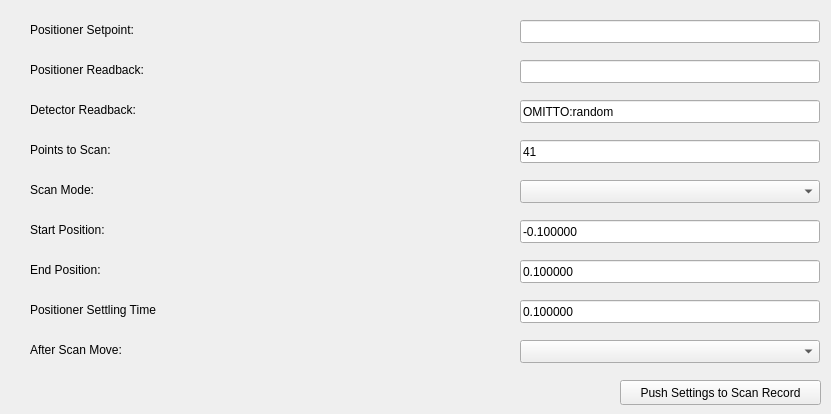
<?xml version="1.0" encoding="UTF-8"?>
<ui version="4.0">
 <class>Form</class>
 <widget class="QWidget" name="Form">
  <property name="geometry">
   <rect>
    <x>0</x>
    <y>0</y>
    <width>831</width>
    <height>414</height>
   </rect>
  </property>
  <property name="windowTitle">
   <string>Form</string>
  </property>
  <widget class="VCLStartPushButton" name="vclstartpushbutton">
   <property name="geometry">
    <rect>
     <x>620</x>
     <y>380</y>
     <width>201</width>
     <height>25</height>
    </rect>
   </property>
   <property name="text">
    <string>Push Settings to Scan Record</string>
   </property>
   <property name="variable" stdset="0">
    <string>MCTCFG01:MONO01_OPT_SCAN_PARMS.LOAD</string>
   </property>
  </widget>
  <widget class="QLabel" name="label">
   <property name="geometry">
    <rect>
     <x>30</x>
     <y>20</y>
     <width>151</width>
     <height>20</height>
    </rect>
   </property>
   <property name="text">
    <string>Positioner Setpoint:</string>
   </property>
  </widget>
  <widget class="QLabel" name="label_2">
   <property name="geometry">
    <rect>
     <x>30</x>
     <y>60</y>
     <width>141</width>
     <height>20</height>
    </rect>
   </property>
   <property name="text">
    <string>Positioner Readback:</string>
   </property>
  </widget>
  <widget class="QELineEdit" name="qelineedit">
   <property name="geometry">
    <rect>
     <x>520</x>
     <y>20</y>
     <width>300</width>
     <height>23</height>
    </rect>
   </property>
   <property name="variable" stdset="0">
    <string>MCTCFG01:MONO01_OPT_SCAN_PARMS.PPV</string>
   </property>
  </widget>
  <widget class="QELabel" name="qelabel">
   <property name="geometry">
    <rect>
     <x>200</x>
     <y>20</y>
     <width>300</width>
     <height>23</height>
    </rect>
   </property>
   <property name="variable" stdset="0">
    <string>MCTCFG01:MONO01_OPT_SCAN_PARMS.PPV</string>
   </property>
  </widget>
  <widget class="QELabel" name="qelabel_2">
   <property name="geometry">
    <rect>
     <x>200</x>
     <y>60</y>
     <width>300</width>
     <height>23</height>
    </rect>
   </property>
   <property name="variable" stdset="0">
    <string>MCTCFG01:MONO01_OPT_SCAN_PARMS.RPV</string>
   </property>
  </widget>
  <widget class="QELineEdit" name="qelineedit_2">
   <property name="geometry">
    <rect>
     <x>520</x>
     <y>60</y>
     <width>300</width>
     <height>23</height>
    </rect>
   </property>
   <property name="variable" stdset="0">
    <string>MCTCFG01:MONO01_OPT_SCAN_PARMS.RPV</string>
   </property>
  </widget>
  <widget class="QLabel" name="label_3">
   <property name="geometry">
    <rect>
     <x>30</x>
     <y>100</y>
     <width>141</width>
     <height>20</height>
    </rect>
   </property>
   <property name="text">
    <string>Detector Readback:</string>
   </property>
  </widget>
  <widget class="QELabel" name="qelabel_3">
   <property name="geometry">
    <rect>
     <x>200</x>
     <y>100</y>
     <width>300</width>
     <height>23</height>
    </rect>
   </property>
   <property name="variable" stdset="0">
    <string>MCTCFG01:MONO01_OPT_SCAN_PARMS.DPV</string>
   </property>
  </widget>
  <widget class="QELineEdit" name="qelineedit_3">
   <property name="geometry">
    <rect>
     <x>520</x>
     <y>100</y>
     <width>300</width>
     <height>23</height>
    </rect>
   </property>
   <property name="text">
    <string>OMITTO:random</string>
   </property>
   <property name="variable" stdset="0">
    <string>MCTCFG01:MONO01_OPT_SCAN_PARMS.DPV</string>
   </property>
  </widget>
  <widget class="QELineEdit" name="qelineedit_4">
   <property name="geometry">
    <rect>
     <x>520</x>
     <y>140</y>
     <width>300</width>
     <height>23</height>
    </rect>
   </property>
   <property name="text">
    <string>41</string>
   </property>
   <property name="variable" stdset="0">
    <string>MCTCFG01:MONO01_OPT_SCAN_PARMS.NP</string>
   </property>
  </widget>
  <widget class="QLabel" name="label_4">
   <property name="geometry">
    <rect>
     <x>30</x>
     <y>140</y>
     <width>141</width>
     <height>20</height>
    </rect>
   </property>
   <property name="text">
    <string>Points to Scan:</string>
   </property>
  </widget>
  <widget class="QELabel" name="qelabel_4">
   <property name="geometry">
    <rect>
     <x>200</x>
     <y>140</y>
     <width>300</width>
     <height>23</height>
    </rect>
   </property>
   <property name="variable" stdset="0">
    <string>MCTCFG01:MONO01_OPT_SCAN_PARMS.NP</string>
   </property>
  </widget>
  <widget class="QELabel" name="qelabel_5">
   <property name="geometry">
    <rect>
     <x>200</x>
     <y>180</y>
     <width>300</width>
     <height>23</height>
    </rect>
   </property>
   <property name="variable" stdset="0">
    <string>MCTCFG01:MONO01_OPT_SCAN_PARMS.AR</string>
   </property>
  </widget>
  <widget class="QLabel" name="label_5">
   <property name="geometry">
    <rect>
     <x>30</x>
     <y>180</y>
     <width>141</width>
     <height>20</height>
    </rect>
   </property>
   <property name="text">
    <string>Scan Mode:</string>
   </property>
  </widget>
  <widget class="QELineEdit" name="qelineedit_6">
   <property name="geometry">
    <rect>
     <x>520</x>
     <y>220</y>
     <width>300</width>
     <height>23</height>
    </rect>
   </property>
   <property name="text">
    <string>-0.100000</string>
   </property>
   <property name="variable" stdset="0">
    <string>MCTCFG01:MONO01_OPT_SCAN_PARMS.SP</string>
   </property>
  </widget>
  <widget class="QELabel" name="qelabel_6">
   <property name="geometry">
    <rect>
     <x>200</x>
     <y>220</y>
     <width>300</width>
     <height>23</height>
    </rect>
   </property>
   <property name="variable" stdset="0">
    <string>MCTCFG01:MONO01_OPT_SCAN_PARMS.SP</string>
   </property>
  </widget>
  <widget class="QLabel" name="label_6">
   <property name="geometry">
    <rect>
     <x>30</x>
     <y>220</y>
     <width>141</width>
     <height>20</height>
    </rect>
   </property>
   <property name="text">
    <string>Start Position:</string>
   </property>
  </widget>
  <widget class="QLabel" name="label_7">
   <property name="geometry">
    <rect>
     <x>30</x>
     <y>260</y>
     <width>141</width>
     <height>20</height>
    </rect>
   </property>
   <property name="text">
    <string>End Position:</string>
   </property>
  </widget>
  <widget class="QELineEdit" name="qelineedit_7">
   <property name="geometry">
    <rect>
     <x>520</x>
     <y>260</y>
     <width>300</width>
     <height>23</height>
    </rect>
   </property>
   <property name="text">
    <string>0.100000</string>
   </property>
   <property name="variable" stdset="0">
    <string>MCTCFG01:MONO01_OPT_SCAN_PARMS.EP</string>
   </property>
  </widget>
  <widget class="QELabel" name="qelabel_7">
   <property name="geometry">
    <rect>
     <x>200</x>
     <y>260</y>
     <width>300</width>
     <height>23</height>
    </rect>
   </property>
   <property name="variable" stdset="0">
    <string>MCTCFG01:MONO01_OPT_SCAN_PARMS.EP</string>
   </property>
  </widget>
  <widget class="QLabel" name="label_8">
   <property name="geometry">
    <rect>
     <x>30</x>
     <y>340</y>
     <width>141</width>
     <height>20</height>
    </rect>
   </property>
   <property name="text">
    <string>After Scan Move:</string>
   </property>
  </widget>
  <widget class="QELabel" name="qelabel_8">
   <property name="geometry">
    <rect>
     <x>200</x>
     <y>340</y>
     <width>300</width>
     <height>23</height>
    </rect>
   </property>
   <property name="variable" stdset="0">
    <string>MCTCFG01:MONO01_OPT_SCAN_PARMS.AFT</string>
   </property>
  </widget>
  <widget class="QEComboBox" name="qecombobox">
   <property name="geometry">
    <rect>
     <x>520</x>
     <y>340</y>
     <width>300</width>
     <height>23</height>
    </rect>
   </property>
   <property name="variable" stdset="0">
    <string>MCTCFG01:MONO01_OPT_SCAN_PARMS.AFT</string>
   </property>
  </widget>
  <widget class="QEComboBox" name="qecombobox_2">
   <property name="geometry">
    <rect>
     <x>520</x>
     <y>180</y>
     <width>300</width>
     <height>23</height>
    </rect>
   </property>
   <property name="variable" stdset="0">
    <string>MCTCFG01:MONO01_OPT_SCAN_PARMS.AR</string>
   </property>
  </widget>
  <widget class="QLabel" name="label_9">
   <property name="geometry">
    <rect>
     <x>30</x>
     <y>300</y>
     <width>151</width>
     <height>20</height>
    </rect>
   </property>
   <property name="text">
    <string>Positioner Settling Time</string>
   </property>
  </widget>
  <widget class="QELineEdit" name="qelineedit_8">
   <property name="geometry">
    <rect>
     <x>520</x>
     <y>300</y>
     <width>300</width>
     <height>23</height>
    </rect>
   </property>
   <property name="text">
    <string>0.100000</string>
   </property>
   <property name="variable" stdset="0">
    <string>MCTCFG01:MONO01_OPT_SCAN.PDLY</string>
   </property>
  </widget>
  <widget class="QELabel" name="qelabel_9">
   <property name="geometry">
    <rect>
     <x>200</x>
     <y>300</y>
     <width>300</width>
     <height>23</height>
    </rect>
   </property>
   <property name="variable" stdset="0">
    <string>MCTCFG01:MONO01_OPT_SCAN.PDLY</string>
   </property>
  </widget>
 </widget>
 <customwidgets>
  <customwidget>
   <class>QEComboBox</class>
   <extends>QComboBox</extends>
   <header>QEComboBox.h</header>
  </customwidget>
  <customwidget>
   <class>QELabel</class>
   <extends>QLabel</extends>
   <header>QELabel.h</header>
  </customwidget>
  <customwidget>
   <class>QELineEdit</class>
   <extends>QLineEdit</extends>
   <header>QELineEdit.h</header>
  </customwidget>
  <customwidget>
   <class>QEPushButton</class>
   <extends>QPushButton</extends>
   <header>QEPushButton.h</header>
  </customwidget>
  <customwidget>
   <class>VCLStartPushButton</class>
   <extends>QEPushButton</extends>
   <header>VCLStartPushButton.h</header>
  </customwidget>
 </customwidgets>
 <resources/>
 <connections/>
</ui>
